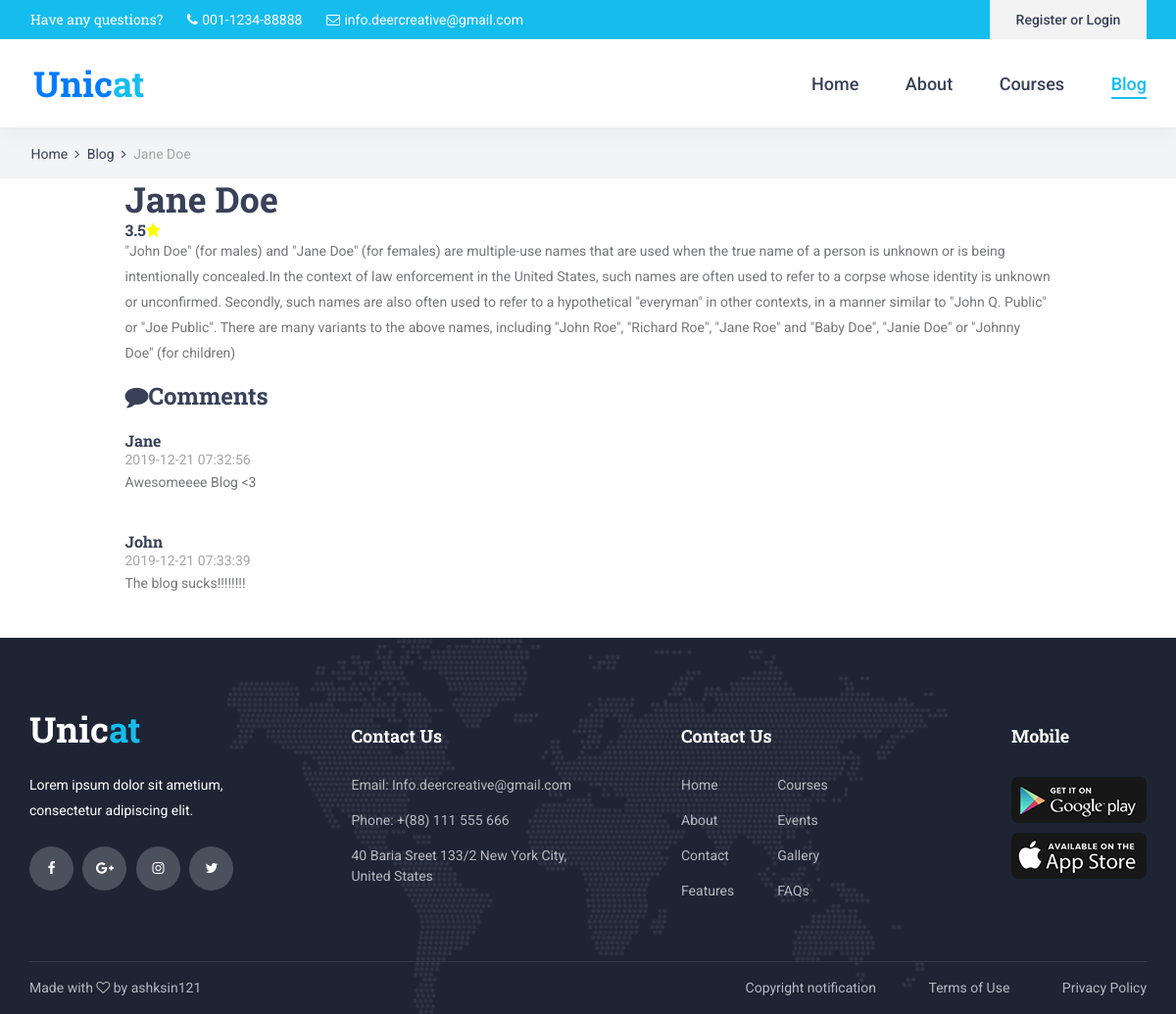
The page /index.php/Main/post/11 on the database its author committed.
### tables this page shows
CREATE TABLE `entry` (
  `entry_id` int(11) NOT NULL,
  `entry_name` varchar(255) NOT NULL,
  `entry_body` text NOT NULL,
  `entry_date` timestamp NOT NULL DEFAULT current_timestamp(),
  `rating` float NOT NULL DEFAULT 0,
  `count` int(32) NOT NULL DEFAULT 0,
  `sum` int(32) NOT NULL DEFAULT 0
);

CREATE TABLE `comment` (
  `comment_id` int(11) NOT NULL,
  `entry_id` int(11) NOT NULL,
  `comment_name` varchar(255) NOT NULL,
  `comment_email` varchar(255) NOT NULL,
  `comment_body` text NOT NULL,
  `comment_date` timestamp NOT NULL DEFAULT current_timestamp()
);

### application/controllers/Main.php (called while the page is built, shortened)
<?php
class Main extends CI_Controller {
	public function __construct()
    {
        $this->load->helper('url');
        $this->load->library('session');
        $this->load->Model('Blog_model');
        $this->load->library('form_validation');
        $this->load->Model('MainModel');
    }
    public function post($id)
    {
        $data['query'] = $this->Blog_model->get_post($id);
        $ans = $this->Blog_model->get_post_comment($id);
        $data['post_id'] = $id;
        $data['check'] = true;
        if($ans['status']) {
            $data['comments'] = $ans['comment'];
        }
        $data['total_comments'] = $this->Blog_model->total_comments($id);
        if($data['query']['status']){
            $this->load->view('blog/post',$data);
        } else {
            redirect(CTRL."Main/index");
        }
    }
}
?>

### index.php (called while the page is built, shortened)
<?php
require_once BASEPATH.'core/CodeIgniter.php';

### application/models/Blog_model.php (called while the page is built, shortened)
<?php
Class Blog_model extends CI_Model
{
function get_post($id)
{
    $result = array();
    $sql = "SELECT entry_name,entry_body,entry_date,rating FROM entry WHERE entry_id='$id'";
    $query = $this->db->query($sql);
    if ($query->num_rows() > 0) {
        $data = $query->result_array();
        $result['post'] = $data;
        $result['status'] = true;
    } else {
        $result['status'] = false;
    }
    return $result;
}
function get_post_comment($id)
{
    $result = array();
    $sql = "SELECT comment_id,comment_name,comment_email,comment_body,comment_date FROM comment WHERE entry_id='$id'";
    $query = $this->db->query($sql);
    if ($query->num_rows() > 0) {
        $data = $query->result_array();
        $result['comment'] = $data;
        $result['status'] = true;
    } else {
        $result['status'] = false;
    }
    return $result;
}
function total_comments($id)
{
    $this->db->like('entry_id', $id);
    $this->db->from('comment');
    return $this->db->count_all_results();
}
}

### application/views/blog/post.php (the view, shortened to what this page needs)
<!DOCTYPE html>
<html lang="en">
<head>
<link rel="stylesheet" type="text/css" href="<?=THEME?>styles/bootstrap4/bootstrap.min.css">
<link href="<?=THEME?>plugins/font-awesome-4.7.0/css/font-awesome.min.css" rel="stylesheet" type="text/css">
<link href="<?=THEME?>plugins/colorbox/colorbox.css" rel="stylesheet" type="text/css">
<link rel="stylesheet" type="text/css" href="<?=THEME?>plugins/OwlCarousel2-2.2.1/owl.carousel.css">
<link rel="stylesheet" type="text/css" href="<?=THEME?>plugins/OwlCarousel2-2.2.1/owl.theme.default.css">
<link rel="stylesheet" type="text/css" href="<?=THEME?>plugins/OwlCarousel2-2.2.1/animate.css">
<link rel="stylesheet" type="text/css" href="<?=THEME?>styles/courses.css">
<link rel="stylesheet" type="text/css" href="<?=THEME?>styles/courses_responsive.css">
</head>
<body>
<div class="super_container">
  <header class="header">
    <div class="top_bar">
      <div class="top_bar_container">
        <div class="container">
          <div class="row">
            <div class="col">
              <div class="top_bar_content d-flex flex-row align-items-center justify-content-start">
                <ul class="top_bar_contact_list">
                  <li><div class="question">Have any questions?</div></li>
                  <li>
                    <i class="fa fa-phone" aria-hidden="true"></i>
                    <div>001-1234-88888</div>
                  </li>
                  <li>
                    <i class="fa fa-envelope-o" aria-hidden="true"></i>
                    <div>info.deercreative@gmail.com</div>
                  </li>
                </ul>
                <div class="top_bar_login ml-auto">
                  <div class="login_button"><a href="#">Register or Login</a></div>
                </div>
              </div>
            </div>
          </div>
        </div>
      </div>
    </div>
    <div class="header_container">
      <div class="container">
        <div class="row">
          <div class="col">
            <div class="header_content d-flex flex-row align-items-center justify-content-start">
              <div class="logo_container">
                <a href="#">
                  <div class="logo_text"><a href="<?=CTRL?>Main/mainpage">Unic<span>at</span></a></div>
                </a>
              </div>
              <nav class="main_nav_contaner ml-auto">
                <ul class="main_nav">
                  <li><a href="<?=CTRL?>Main/mainpage">Home</a></li>
                  <li><a href="<?=CTRL?>Main/about">About</a></li>
                  <li><a href="<?=CTRL?>Main/coursepage">Courses</a></li>
                  <li class="active"><a href="<?=CTRL?>Main/index">Blog</a></li>
                </ul>
              </nav>
            </div>
          </div>
        </div>
      </div>
    </div>
  </header>
  <div class="home">
    <div class="breadcrumbs_container">
      <div class="container">
        <div class="row">
          <div class="col">
            <div class="breadcrumbs">
              <ul>
                <li><a href="<?=CTRL?>Main/mainpage">Home</a></li>
                <li><a href="<?=CTRL?>Main/index">Blog</a></li>
                <li><?php echo $query['post'][0]['entry_name'];?></li>
              </ul>
            </div>
          </div>
        </div>
      </div>
    </div>
  </div>
  <div class="addNewEntry">
    <div class="container">
      <div class="row">
        <div class="col-lg-1"></div>
        <div class="col-lg-10">
          <h2><?php echo $query['post'][0]['entry_name'];?></h2>
          <h6><?php echo $query['post'][0]['rating'];?><i class='fa fa-star' style='color:yellow'></i>
          <?php if($check['status'] === false) { ?>
          <button type="button" class="btn btn-outline-primary" data-toggle="modal" data-target=".modal1"><span style="font-size: 16px">Rate the Blog</span></button>
          <?php } ?></h6>
          <p><?php echo $query['post'][0]['entry_body']?></p>
          <h3><i class="fa fa-comment" aria-hidden="true"></i>Comments</h3>
          <?php if($total_comments == 0) { ?>
          <p>No comments to show</p>
          <?php } else { foreach ($comments as $comm) {?>
          <br>
          <h6><?php echo $comm['comment_name'];?></h6>
          <h7><?php echo $comm['comment_date'];?></h7>
          <p><?php echo $comm['comment_body'];?></p>
          <?php } } ?>
          <br><br>
        </div>
        <div class="col-lg-1"></div>
      </div>
    </div>
  </div>
  <footer class="footer">
    <div class="footer_background" style="background-image:url(<?=THEME?>images/footer_background.png)"></div>
    <div class="container">
      <div class="row footer_row">
        <div class="col">
          <div class="footer_content">
            <div class="row">
              <div class="col-lg-3 footer_col">
                <div class="footer_section footer_about">
                  <div class="footer_logo_container">
                    <a href="#">
                      <div class="footer_logo_text">Unic<span>at</span></div>
                    </a>
                  </div>
                  <div class="footer_about_text">
                    <p>Lorem ipsum dolor sit ametium, consectetur adipiscing elit.</p>
                  </div>
                  <div class="footer_social">
                    <ul>
                      <li><a href="#"><i class="fa fa-facebook" aria-hidden="true"></i></a></li>
                      <li><a href="#"><i class="fa fa-google-plus" aria-hidden="true"></i></a></li>
                      <li><a href="#"><i class="fa fa-instagram" aria-hidden="true"></i></a></li>
                      <li><a href="#"><i class="fa fa-twitter" aria-hidden="true"></i></a></li>
                    </ul>
                  </div>
                </div>
              </div>
              <div class="col-lg-3 footer_col">
                <div class="footer_section footer_contact">
                  <div class="footer_title">Contact Us</div>
                  <div class="footer_contact_info">
                    <ul>
                      <li>Email: Info.deercreative@gmail.com</li>
                      <li>Phone:  +(88) 111 555 666</li>
                      <li>40 Baria Sreet 133/2 New York City, United States</li>
                    </ul>
                  </div>
                </div>
              </div>
              <div class="col-lg-3 footer_col">
                <div class="footer_section footer_links">
                  <div class="footer_title">Contact Us</div>
                  <div class="footer_links_container">
                    <ul>
                      <li><a href="index.html">Home</a></li>
                      <li><a href="about.html">About</a></li>
                      <li><a href="contact.html">Contact</a></li>
                      <li><a href="#">Features</a></li>
                      <li><a href="courses.html">Courses</a></li>
                      <li><a href="#">Events</a></li>
                      <li><a href="#">Gallery</a></li>
                      <li><a href="#">FAQs</a></li>
                    </ul>
                  </div>
                </div>
              </div>
              <div class="col-lg-3 footer_col clearfix">
                <div class="footer_section footer_mobile">
                  <div class="footer_title">Mobile</div>
                  <div class="footer_mobile_content">
                    <div class="footer_image"><a href="#"><img src="<?=THEME?>images/mobile_1.png" alt=""></a></div>
                    <div class="footer_image"><a href="#"><img src="<?=THEME?>images/mobile_2.png" alt=""></a></div>
                  </div>
                </div>
              </div>
            </div>
          </div>
        </div>
      </div>
      <div class="row copyright_row">
        <div class="col">
          <div class="copyright d-flex flex-lg-row flex-column align-items-center justify-content-start">
            <div class="cr_text">
Made with <i class="fa fa-heart-o" aria-hidden="true"></i> by ashksin121
</div>
            <div class="ml-lg-auto cr_links">
              <ul class="cr_list">
                <li><a href="#">Copyright notification</a></li>
                <li><a href="#">Terms of Use</a></li>
                <li><a href="#">Privacy Policy</a></li>
              </ul>
            </div>
          </div>
        </div>
      </div>
    </div>
  </footer>
</div>
</body>
</html>

### rows shown on the page
entry: entry_name "Jane Doe", rating "3.5", entry_body "\"John Doe\" (for males) and \"Jane Doe\" (for females) are multiple-use names that are used when the true name of a person is unknown or is being intentionally concealed.In the context of law enforcement in the United States, such names are often used to refer to a corpse whose identity is unknown or unconfirmed. Secondly, such names are also often used to refer to a hypothetical \"everyman\" in other contexts, in a manner similar to \"John Q. Public\" or \"Joe Public\". There are many variants to the above names, including \"John Roe\", \"Richard Roe\", \"Jane Roe\" and \"Baby Doe\", \"Janie Doe\" or \"Johnny Doe\" (for children)"
comment: comment_name "Jane", comment_date "2019-12-21 07:32:56", comment_body "Awesomeeee Blog <3"
comment: comment_name "John", comment_date "2019-12-21 07:33:39", comment_body "The blog sucks!!!!!!!!"
